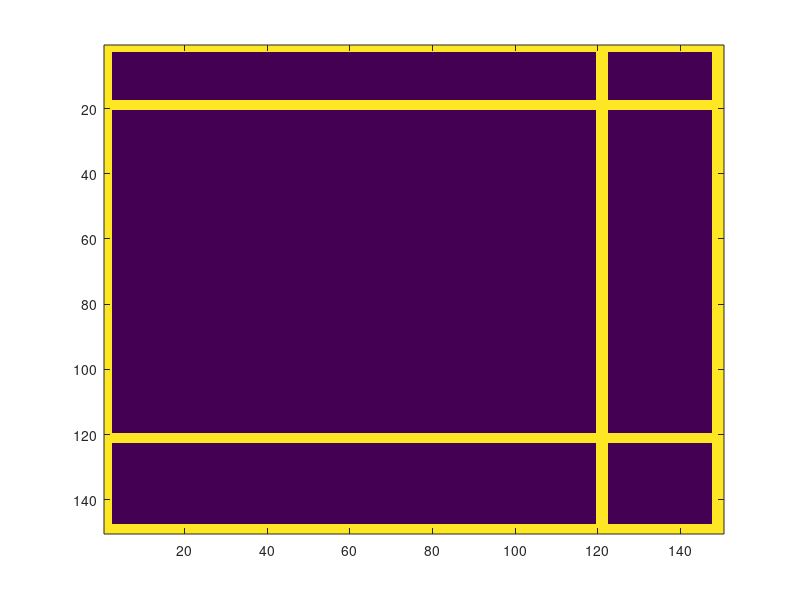

MATLAB code for this plot: (Note: this script raises an error after producing the figure.)
%% create map 

dim = 150;
map = zeros(dim);

% the scaling of a pixel to actual length
scale = 10;

% create the U-shape wall
map(1.8*scale : 2*scale,:) = 1;
map(:, 12*scale : 12.2*scale) = 1;
map(12*scale:12.2*scale, :) = 1;
map(:,1:2) = 1; map(:,dim-2:dim) = 1; map(1:2,:) = 1; map(dim-2:dim,:) = 1; % set walls on boundary
imagesc(map)%,'GridVisible', 'off', 'XDisplayLabels',nan(dim,1),'YDisplayLabels',nan(dim,1))

% create the movements (use this as the actual motion, too)
motion = [6, 7, pi/2; 6, 8, pi/2; 6, 9, pi/2; 6, 10, 0; 7, 10, 0; 8, 10, 0;  9, 10, -pi/2; 9, 9, -pi/2; 9, 8, -pi/2; 9, 7, -pi/2];

%% Particle filter

np = 1000; % number of particles 
param = [0.05, 0.02, 5, 0.1, 0.1]; % parameters for sensor model
alpha = [0.01, 0.002, 0.0001, 0.0001]; % motion noise parameter

% initialize robot
x = zeros(length(motion), np, 3);
y = zeros(length(motion), np, 3);
for i=1:np, x(1,i,:) =  [dim/scale*rand, dim/scale*rand, pi/2]; y(1,i,:) = x(1,i,:); end

% start motion
for t=1:length(motion)-1
    
    w = ones(1,np); % store wegiths
    next = zeros(np, 3); % store particle of next step
    
    % get measurement (beam with noiseless rotation)
    num_sensor = 10; % number of beams 
    angle = 0:2*pi/num_sensor:2*pi; % num_sensor equally spaced w.r.t angles
    z = zeros(1,length(angle)); 
    
    % start scanning
    for i=1:length(angle)
        % tune angle to be in (0,2pi)
        theta = rem(angle(i) + motion(t+1,3), 2*pi);
        
        % we know the map, so compute the true distance
        if 0 <= theta && theta < pi/2 
            true_distance = min( (12 - motion(t+1,1))/cos(theta), (12-motion(t+1,2))/sin(theta) ); 
        elseif pi/2 <= theta && theta < pi
            true_distance = min( (motion(t+1,1)-2)/cos(pi-theta), (12-motion(t+1,2))/sin(pi-theta) ); 
        elseif pi <= theta && theta < 3*pi/2
            true_distance = (motion(t+1,1) - 2)/cos(theta);
        else
            true_distance = (12 - motion(t+1,1))/cos(2*pi - theta);
        end
        true_distance = abs(true_distance);

        % scan! 
        z(i) = gen_sensor_measurement(true_distance, param);
    end

    % sample from motion model and compute weight for each particle
    for j=1:np
        next(j,:) = sample_motion_model_odometry([motion(t,:),motion(t+1,:)],x(t,j,:),alpha); 

        % given the bearing angle and map, find the probability of measurement
        for a=1:length(angle)
            % extend r until hit an obstacle
            for r=0:0.01:param(3)+1/scale
                
                % convert to map index
                new_x = next(j,1) + r*cos(next(j,3)+angle(a)); new_y = next(j,2) + r*sin(next(j,3)+angle(a));
                new_x = floor(new_x*scale); new_y = floor(new_y*scale);
                
                % this is avoiding boundary conditions
                if next(j,1) < 0 || next(j,1) > dim/scale || next(j,2) > dim/scale || next(j,2) < 0
                    w(j) = 0;
                    break 
                end            
                if new_x == 0 || new_y == 0
                    w(j) = 0;
                    break
                end
                
                % if I hit an obstacle, I calculate the probability (*10 for numerical stability)
                if map(new_x, new_y) == 1
                    w(j) = w(j)*10*prob_sensor_measurement(z(a),r,param);
                    break
                end
            end
            
            % if I didn't hit an obstacle, max reading is reached
            if r > param(3)
                w(j) = w(j)*10*prob_sensor_measurement(z(a),r,param);
            end 
        end
    end
    
    % store result
    y(t+1,:,:) = next;
    
    % resample states according to weight
    w = w/sum(w);
    for j=1:np
        i = sample_state(w);
        x(t+1,j,:) = next(i,:);
    end
    
    % plot result
    scatter(y(t,:,1),y(t,:,2),'b')
    hold on
    scatter(x(t,:,1),x(t,:,2),'r')
    hold off
    xlim([1 dim/scale])
    ylim([1 dim/scale])
    pause(2)
end

%% testing area, ignore...

j = 1; t=0; next(j,:) = [6, 7, pi/2]; w(j) = 1;

for a=1:length(angle)
    for r=0:0.01:param(3)+1/scale
        new_x = next(j,1) + r*cos(next(j,3)+angle(a)); new_y = next(j,2) + r*sin(next(j,3)+angle(a));
        new_x = floor(new_x*scale); new_y = floor(new_y*scale);

        if next(j,1) < 0 || next(j,1) > dim/scale || next(j,2) > dim/scale || next(j,2) < 0
            w(j) = 0;
            break 
        end

        if new_x == 0 || new_y == 0
            w(j) = 0;
            break
        end

        if map(new_x, new_y) == 1
            w(j) = w(j)*10*prob_sensor_measurement(z(a),r,param);
            rr(a) = r;
            
            break
        end
    end
    if r > param(3)
        w(j) = w(j)*10*prob_sensor_measurement(z(a),r,param);
        rr(a) = param(3);
    end
    disp(w(j))
    
    
    theta = rem(angle(a) + next(j,3), 2*pi);
    if 0 <= theta && theta < pi/2 
        true_distance = min( (12 - motion(t+1,1))/cos(theta), (12-motion(t+1,2))/sin(theta) ); 
    elseif pi/2 <= theta && theta < pi
        true_distance = min( (motion(t+1,1)-2)/cos(pi-theta), (12-motion(t+1,2))/sin(pi-theta) ); 
    elseif pi <= theta && theta < 3*pi/2
        true_distance = (motion(t+1,1) - 2)/cos(theta);
    else
        true_distance = (12 - motion(t+1,1))/cos(2*pi - theta);
    end
    true_distance = abs(true_distance);
%     disp(true_distance)

    z(a) = gen_sensor_measurement(true_distance, param);

end
disp(w(j))